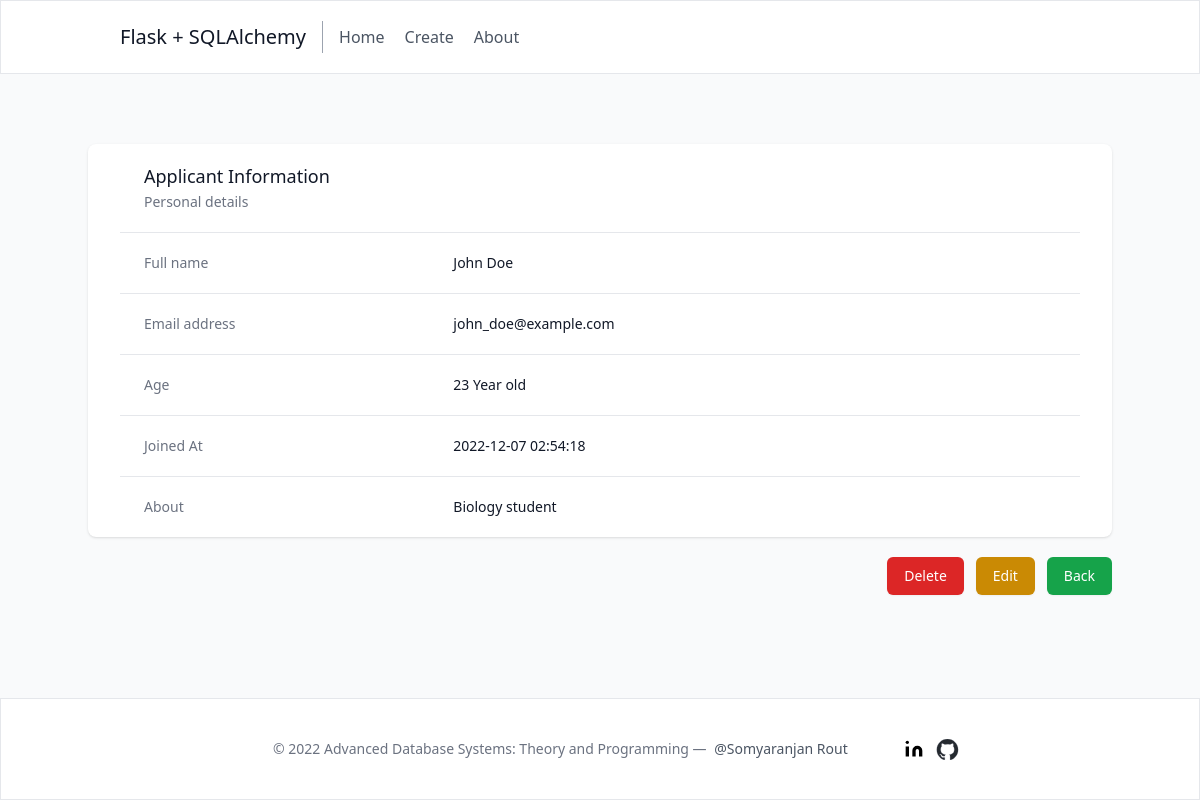
/1/read, run on the app's committed database.
### app.py (models this page shows, shortened)
class Student(db.Model):
    id = db.Column(db.Integer, primary_key=True)
    firstname = db.Column(db.String(100), nullable=False)
    lastname = db.Column(db.String(100), nullable=False)
    email = db.Column(db.String(80), unique=True, nullable=False)
    age = db.Column(db.Integer)
    about = db.Column(db.Text)
    created_at = db.Column(db.DateTime(timezone=True),
                           server_default=func.now())

### app.py (the view)
@app.route('/<int:id>/read')
def read(id):
    student = Student.query.get_or_404(id)
    return render_template("read.html", student=student)

### templates/read.html
{% extends 'base.html' %}
{% block body %}
<div class="bg-white mt-16 px-4 sm:px-6 lg:px-8 shadow overflow-hidden sm:rounded-lg">
    <div class="px-4 py-5 sm:px-6">
      <h3 class="text-lg leading-6 font-medium text-gray-900">Applicant Information</h3>
      <p class="mt-1 max-w-2xl text-sm text-gray-500">Personal details</p>
    </div>
    <div class="border-t border-gray-200 px-4 py-5 sm:p-0">
      <dl class="sm:divide-y sm:divide-gray-200">
        <div class="py-4 sm:py-5 sm:grid sm:grid-cols-3 sm:gap-4 sm:px-6">
          <dt class="text-sm font-medium text-gray-500">Full name</dt>
          <dd class="mt-1 text-sm text-gray-900 sm:mt-0 sm:col-span-2">{{ student.firstname }} {{ student.lastname }}</dd>
        </div>
        <div class="py-4 sm:py-5 sm:grid sm:grid-cols-3 sm:gap-4 sm:px-6">
          <dt class="text-sm font-medium text-gray-500">Email address</dt>
          <dd class="mt-1 text-sm text-gray-900 sm:mt-0 sm:col-span-2">{{ student.email }}</dd>
        </div>
        <div class="py-4 sm:py-5 sm:grid sm:grid-cols-3 sm:gap-4 sm:px-6">
            <dt class="text-sm font-medium text-gray-500">Age</dt>
            <dd class="mt-1 text-sm text-gray-900 sm:mt-0 sm:col-span-2">{{ student.age }} Year old</dd>
          </div>
        <div class="py-4 sm:py-5 sm:grid sm:grid-cols-3 sm:gap-4 sm:px-6">
          <dt class="text-sm font-medium text-gray-500">Joined At</dt>
          <dd class="mt-1 text-sm text-gray-900 sm:mt-0 sm:col-span-2">{{ student.created_at }}</dd>
        </div>
        <div class="py-4 sm:py-5 sm:grid sm:grid-cols-3 sm:gap-4 sm:px-6">
          <dt class="text-sm font-medium text-gray-500">About</dt>
          <dd class="mt-1 text-sm text-gray-900 sm:mt-0 sm:col-span-2">{{ student.about }}</dd>
        </div>
      </dl>
    </div>
  </div>
  <div class="pt-5">
    <div class="flex justify-end">
      <form
      method="POST"
      action="/{{ student.id }}/delete">
       <button
        type="submit"
        onclick="return confirm('Are you sure you want to delete this entry?')"
        class="inline-flex justify-center py-2 px-4 border border-transparent shadow-sm text-sm font-medium rounded-md text-white bg-red-600 hover:bg-red-700 focus:outline-none focus:ring-2 focus:ring-offset-2 focus:ring-red-500">Delete</button>
      </form>
        <a href="/{{ student.id }}/update">
            <button type="button" class="ml-3 inline-flex justify-center py-2 px-4 border border-transparent shadow-sm text-sm font-medium rounded-md text-white bg-yellow-600 hover:bg-yellow-700 focus:outline-none focus:ring-2 focus:ring-offset-2 focus:ring-yellow-500">Edit</button>
        </a>
        <a href="/">
            <button type="button" class="ml-3 inline-flex justify-center py-2 px-4 border border-transparent shadow-sm text-sm font-medium rounded-md text-white bg-green-600 hover:bg-green-700 focus:outline-none focus:ring-2 focus:ring-offset-2 focus:ring-green-500">Back</button>
        </a>
    </div>
  </div>
{% endblock %}

### data on the page
Student: firstname "John", lastname "Doe", email "john_doe@example.com", age "23", created_at "2022-12-07 02:54:18", about "Biology student"
